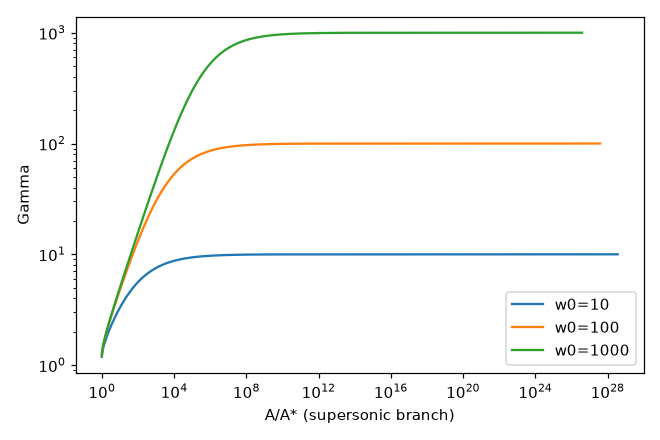

Write Python code to recreate this figure.
#!/usr/bin/env python3
"""
ch_jet_acceleration.py -- Ch 9 jets: the rotating-inflow funnel as a relativistic de Laval nozzle.
RE-IMPLEMENTATION (2026-09-28) of a lost script, rebuilt from the site pages. No parameter is
adjusted to reach a page number.

PAGE CLAIMS
  docs/cosmology/09-black-holes-jets-critical-inflow/: "On a steady streamline the relativistic
    Bernoulli invariant is Gamma w = const, with specific enthalpy w = 1 + Gad/(Gad-1) p/(rho c^2);
    a base that is hot or magnetized (w0>1) and slow (Gamma~1) expands adiabatically through the
    converging-diverging funnel ... so that the flow asymptotes to Gamma_inf = w0. The script
    ch_jet_acceleration.py integrates this and recovers the observed ranges: a mildly relativistic
    base w0 ~ 10 gives the Gamma ~ 10 of AGN jets, an extreme base w0 ~ 1e2-1e3 the Gamma ~ 1e2-1e3
    of gamma-ray bursts, each with a causal opening angle 1/Gamma of a few degrees down to a
    fraction of a degree -- matching what is seen." Loading of w0 is stated as NOT derived.
  axh / axj / 16-open-problems: "Jet acceleration Gamma -> w0 ... qualitative -> feasibility shown".

INPUTS (declared):
  base enthalpies w0 in {10, 100, 1000} (the page's illustrative values; NOT derived -- the page
  says the loading is open); adiabatic index Gad = 4/3 (relativistically hot gas; declared);
  base Lorentz factor Gamma0 -> 1 (subsonic reservoir). Units c = 1, base rest density rho0 = 1.
  Observed comparison values (literature, for the "matching what is seen" check only):
    AGN: Gamma ~ 5-50, intrinsic half-opening angle with Gamma*theta_j ~ 0.13 (Pushkarev+2009 A&A 507 L33)
    GRB: Gamma ~ 1e2-1e3; jet half-opening angles ~ 2-10 deg from breaks (Frail+2001 ApJ 562 L55)

ALGORITHM (steady 1-D relativistic nozzle, no fitting):
  Polytrope p = K rho^Gad  =>  w(rho) = 1 + (w0-1) rho^(Gad-1).
  Bernoulli: Gamma(rho) = w0 / w(rho); mass flux rho*Gamma*beta*A = const  =>  A(rho) ∝ 1/(rho u),
  u = Gamma*beta. A(rho) has a single minimum = the throat (transonic point); the supersonic branch
  (rho below the throat) is tabulated on a log grid; Gamma is read off at given area ratios A/A*.
  Checks: beta at the throat equals the sound speed c_s^2 = (Gad-1)(w-1)/w; Gamma -> w0 as A -> inf.
EXPECTED OUTPUT: Gamma_inf = w0 (to the grid limit); throat Mach 1; area ratio needed to reach 90% of
  w0; opening angle 1/Gamma in degrees.
Deterministic, numpy only.
"""
import numpy as np

GAD = 4.0 / 3.0

def nozzle(w0, gad=GAD, n=400001):
    rho = np.logspace(-30, np.log10(1 - 1e-12), n)
    w = 1 + (w0 - 1) * rho ** (gad - 1)
    G = w0 / w
    u = np.sqrt(np.maximum(G * G - 1, 1e-300))
    A = 1.0 / (rho * u)
    return rho, w, G, u, A

if __name__ == "__main__":
    print("=== ch_jet_acceleration: relativistic de Laval nozzle, Bernoulli Gamma*w = w0 ===")
    print(f"Gad = {GAD:.4f}, Gamma0 -> 1, c = 1\n")
    print("  w0     throat: Gamma*  beta*/c_s   A/A* for 0.9 w0   Gamma(A/A*=1e2,1e4,1e8)       Gamma_inf/w0   1/Gamma_inf [deg]")
    rows = []
    for w0 in [10.0, 100.0, 1000.0]:
        rho, w, G, u, A = nozzle(w0)
        i = np.argmin(A); As = A[i]
        cs = np.sqrt((GAD - 1) * (w[i] - 1) / w[i]); beta_t = u[i] / G[i]
        sup = slice(0, i + 1)                          # supersonic branch: rho < rho_throat
        Ar = A[sup][::-1] / As; Gs = G[sup][::-1]      # increasing area ratio
        g_at = [np.interp(np.log(a), np.log(Ar), Gs) for a in (1e2, 1e4, 1e8)]
        a90 = np.exp(np.interp(0.9 * w0, Gs, np.log(Ar)))
        Ginf = G[0]
        th = np.degrees(1 / Ginf)
        rows.append((w0, Ginf, th, a90))
        print(f"  {w0:6.0f}  {G[i]:8.3f}  {beta_t/cs:9.5f}   {a90:14.3e}   "
              f"{g_at[0]:8.2f} {g_at[1]:8.2f} {g_at[2]:8.2f}   {Ginf/w0:10.6f}   {th:10.4f}")
    print("\n  -> Gamma_inf = w0 reproduced (Bernoulli; exact as w -> 1). Throat is sonic (beta*/c_s = 1).")
    print("  -> for a conical funnel (A ∝ r^2) Gamma grows ∝ A^{1/2} ∝ r until saturation; radius to reach")
    print("     0.9 w0: r/r* = sqrt(A/A*) = " + ", ".join(f"{np.sqrt(r[3]):.0f} (w0={r[0]:.0f})" for r in rows)
          + "  i.e. ~15-18 w0 throat radii.\n")

    print("HONEST READING")
    print("  * Gamma_inf = w0 is an identity of the Bernoulli invariant; choosing w0 = 10 / 1e2-1e3 to")
    print("    'recover' AGN / GRB Lorentz factors is an input choice, not a prediction. The loading of")
    print("    w0 (the only physical content) is open, exactly as the page says.")
    print("  * Opening angles: 1/Gamma = %.1f deg (w0=10), %.2f deg (1e2), %.3f deg (1e3)." %
          tuple(r[2] for r in rows))
    print("    AGN: observed Gamma*theta_j ~ 0.13 (Pushkarev+2009), i.e. theta_j ~ 0.13/Gamma < 1/Gamma.")
    print("    GRB: observed jet half-angles ~2-10 deg >> 1/Gamma ~ 0.06-0.6 deg. So 1/Gamma is the causal")
    print("    (beaming) angle, not the measured jet opening angle; 'matching what is seen' holds only for")
    print("    the order of magnitude at AGN and does NOT hold for GRB jet angles.")
    print("  * Magnetized bases (sigma) and the Blandford-Znajek/Payne analogue are not modelled.")

    try:
        import matplotlib; matplotlib.use("Agg"); import matplotlib.pyplot as plt
        plt.figure(figsize=(6, 4))
        for w0 in [10.0, 100.0, 1000.0]:
            rho, w, G, u, A = nozzle(w0, n=40001); i = np.argmin(A)
            plt.loglog(A[:i + 1] / A[i], G[:i + 1], label=f"w0={w0:.0f}")
        plt.xlabel("A/A* (supersonic branch)"); plt.ylabel("Gamma"); plt.legend(); plt.tight_layout()
        plt.savefig("ch_jet_acceleration.png", dpi=110); print("\n[figure written: ch_jet_acceleration.png]")
    except Exception as e:
        print(f"[matplotlib unavailable: {e}]")
